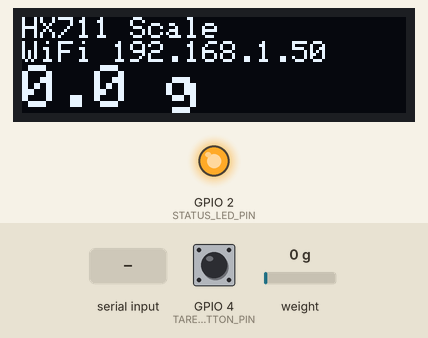
A program run on a simulated ESP32. On the bench: 128×32 one-colour display, output pins drawn as LEDs (lit = HIGH). The test bench sets the inputs (shaded band); at power-on: GPIO 4 (TARE_BUTTON_PIN) HIGH, weight on the scale 0 g. WiFi joins after 1.5 s; servers stay silent unless stated; what the program prints to the serial monitor is not drawn.

Above: at 4.7 s.
4.8 s: GPIO 4 (TARE_BUTTON_PIN) pulled LOW for 1 s
At 7.5 s:
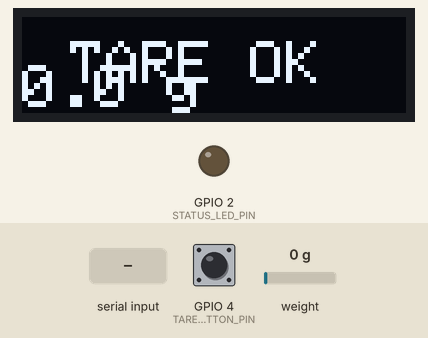
8.9 s: weight on the scale set to 100 g
At 9.4 s:
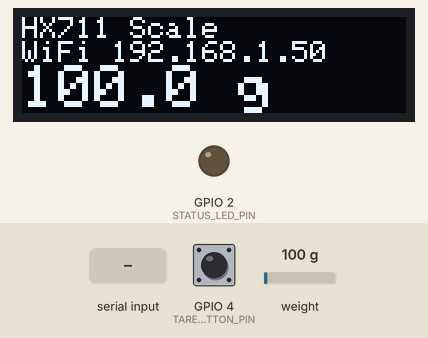
10.6 s: weight on the scale set to 1250 g
At 12.1 s:
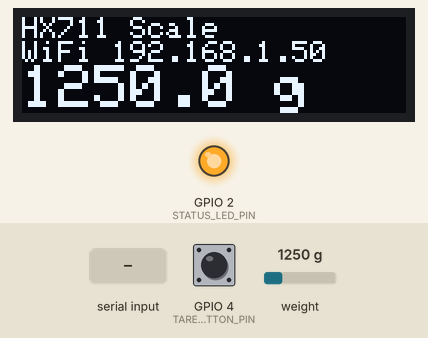
12.2 s: "t" received over Serial
At 14.6 s:
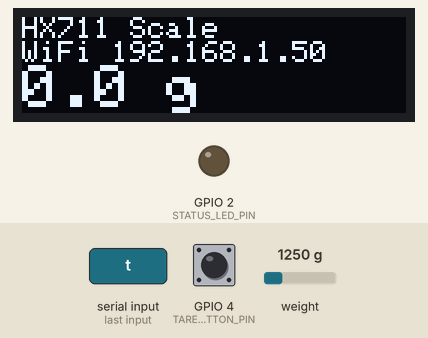
14.7 s: weight on the scale set to 3750 g
At 15.2 s:
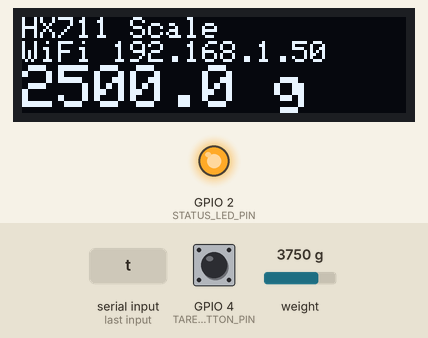
16.3 s: GPIO 4 (TARE_BUTTON_PIN) pulled LOW for 0.6 s
At 18.7 s:
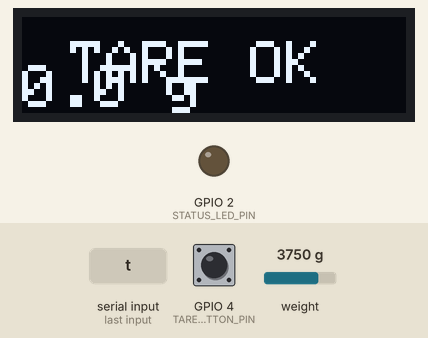
Timing chart, 0 to 21.0 s (numbered marks = the images above; inputs shaded):
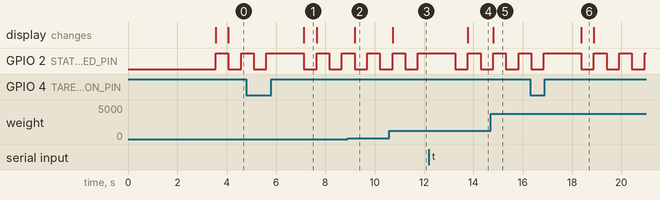

Measured:
- after the input at 4.8 s, the display: changes after 2.3 s (image 1)
- after the input at 8.9 s, the display: changes after 0.28 s (image 2)
- after the input at 10.6 s, the display: changes after 0.12 s (image 3)
- after the input at 12.2 s, the display: changes after 1.6 s (image 4)
- after the input at 14.7 s, the display: changes after 0.11 s (image 5)
- after the input at 16.3 s, the display: changes after 2.1 s (image 6)
- what the display in image 1 shows lasts 0.5 s, from 7.1 s to 7.6 s

The program:

main.cpp
```cpp
// Web-server version: serves a browser page that logs data
// client-side and allows CSV download. The microcontroller only
// provides the latest measurement via HTTP; no history is stored
// on the ESP32.

#include <Arduino.h>
#include "HX711.h"
#include <Adafruit_GFX.h>
#include <Adafruit_SSD1306.h>
#include <WiFi.h>
#include <WebServer.h>

// HX711 circuit wiring
const int LOADCELL_DOUT_PIN = 25;
const int LOADCELL_SCK_PIN = 26;

// Firebeetle ESP32 built-in LED is on GPIO 2
const int STATUS_LED_PIN = 2;

// Tare pushbutton on FireBeetle ESP32 (active LOW with INPUT_PULLUP)
const int TARE_BUTTON_PIN = 4;

// OLED 0.91" (128x32) I2C display
const int SCREEN_WIDTH = 128;
const int SCREEN_HEIGHT = 32;
const int OLED_RESET_PIN = -1;   // Reset pin (or -1 if sharing ESP32 reset)
const uint8_t OLED_I2C_ADDRESS = 0x3C;

Adafruit_SSD1306 display(SCREEN_WIDTH, SCREEN_HEIGHT, &Wire, OLED_RESET_PIN);

HX711 scale;

float calibration_factor = -1820; // This value is obtained by calibration

// WiFi and UDP settings
const char* WIFI_SSID     = "UPB_RoboSub";      // TODO: set your WiFi SSID
const char* WIFI_PASSWORD = "amasd2025";  // TODO: set your WiFi password

// const char* WIFI_SSID     = "TP_Cabanota";      // TODO: set your WiFi SSID
// const char* WIFI_PASSWORD = "Wsx12345678";  // TODO: set your WiFi password


// HTTP server on port 80
WebServer server(80);

// Latest measurement (for /data endpoint only)
float lastWeight = 0.0f;
unsigned long lastTimestampMs = 0;

// Non-blocking blink state
unsigned long previousBlinkMillis = 0;
const unsigned long blinkIntervalMs = 500;
bool statusLedState = false;

// Debounce state for tare button
const unsigned long tareDebounceMs = 40;
bool tareButtonStableState = HIGH;
bool tareButtonLastReading = HIGH;
unsigned long tareButtonLastChangeMs = 0;

// Keep tare confirmation message on OLED for 1 second
unsigned long tareMessageUntilMs = 0;


// Simple HTML+JS page that logs data in the browser and
// lets the user download a CSV without storing history on the ESP32.
const char INDEX_HTML[] PROGMEM = R"rawliteral(
<!DOCTYPE html>
<html>
<head>
  <meta charset="utf-8" />
  <title>Medidor de fuerza de arrastre</title>
  <style>
    body { font-family: Arial, sans-serif; margin: 16px; background: #111; color: #eee; }
    h1 { margin-bottom: 0.2em; }
    .info { margin-bottom: 1em; }
    table { border-collapse: collapse; width: 100%; max-width: 800px; }
    th, td { border: 1px solid #444; padding: 4px 8px; font-size: 0.9em; }
    th { background: #222; }
    tr:nth-child(even) { background: #181818; }
    tr:nth-child(odd) { background: #101010; }
    button { margin-right: 8px; padding: 6px 12px; }
  </style>
</head>
<body>
  <h1>Medidor de fuerza de arrastre</h1>
  <div class="info">
    <div>Marca de tiempo (ms) y fuerza (g-f).</div>
    <div>Estado: <span id="status">Connecting...</span></div>
  </div>
  <div>
    <button id="startBtn">Iniciar registro</button>
    <button id="stopBtn" disabled>Detener registro</button>
    <button id="downloadBtn" disabled>Descargar CSV</button>
  </div>
  <p>Total samples: <span id="count">0</span></p>
  <table>
    <thead>
      <tr><th>#</th><th>Millis</th><th>Fueza (g-f)</th></tr>
    </thead>
    <tbody id="tbody"></tbody>
  </table>

  <script>
    let timer = null;
    let samples = [];

    const statusEl = document.getElementById('status');
    const countEl = document.getElementById('count');
    const tbody = document.getElementById('tbody');
    const startBtn = document.getElementById('startBtn');
    const stopBtn = document.getElementById('stopBtn');
    const downloadBtn = document.getElementById('downloadBtn');

    async function fetchSample() {
      try {
        const res = await fetch('/data');
        if (!res.ok) throw new Error('HTTP ' + res.status);
        const data = await res.json();
        if (typeof data.millis === 'number' && typeof data.weight_g === 'number') {
          samples.push(data);
          const idx = samples.length;
          const row = document.createElement('tr');
          const c1 = document.createElement('td');
          const c2 = document.createElement('td');
          const c3 = document.createElement('td');
          c1.textContent = idx;
          c2.textContent = data.millis;
          c3.textContent = data.weight_g.toFixed(2);
          row.appendChild(c1);
          row.appendChild(c2);
          row.appendChild(c3);
          tbody.appendChild(row);
          countEl.textContent = samples.length;
          statusEl.textContent = 'Logging';
          downloadBtn.disabled = samples.length === 0;
        }
      } catch (e) {
        statusEl.textContent = 'Error: ' + e.message;
      }
    }

    function startLogging() {
      if (timer) return;
      statusEl.textContent = 'Starting...';
      timer = setInterval(fetchSample, 200); // poll every 200 ms
      startBtn.disabled = true;
      stopBtn.disabled = false;
    }

    function stopLogging() {
      if (timer) {
        clearInterval(timer);
        timer = null;
      }
      statusEl.textContent = 'Stopped';
      startBtn.disabled = false;
      stopBtn.disabled = true;
    }

    function downloadCsv() {
      if (!samples.length) return;
      let csv = 'millis,weight_g\n';
      for (const s of samples) {
        csv += `${s.millis},${s.weight_g}\n`;
      }
      const blob = new Blob([csv], { type: 'text/csv' });
      const url = URL.createObjectURL(blob);
      const a = document.createElement('a');
      a.href = url;
      a.download = 'hx711_log.csv';
      document.body.appendChild(a);
      a.click();
      a.remove();
      URL.revokeObjectURL(url);
    }

    startBtn.addEventListener('click', startLogging);
    stopBtn.addEventListener('click', stopLogging);
    downloadBtn.addEventListener('click', downloadCsv);

    // Enable download when there are samples
    const observer = new MutationObserver(() => {
      downloadBtn.disabled = samples.length === 0;
    });
    observer.observe(countEl, { childList: true });

    statusEl.textContent = 'Ready';
  </script>
</body>
</html>
)rawliteral";

void handleRoot() {
  server.send_P(200, "text/html", INDEX_HTML);
}

void handleData() {
  // Respond with current latest sample as JSON.
  // History is kept only in the browser, not on the ESP32.
  char buf[96];
  snprintf(buf, sizeof(buf), "{\"millis\":%lu,\"weight_g\":%.2f}",
           lastTimestampMs, lastWeight);
  server.send(200, "application/json", buf);
}

void setup() {
  Serial.begin(115200);
  Serial.println("HX711 web logger");

  pinMode(STATUS_LED_PIN, OUTPUT);
  digitalWrite(STATUS_LED_PIN, LOW);
  pinMode(TARE_BUTTON_PIN, INPUT_PULLUP);

  // Initialize OLED display over I2C
  if (!display.begin(SSD1306_SWITCHCAPVCC, OLED_I2C_ADDRESS)) {
    Serial.println("SSD1306 allocation failed");
  } else {
    display.clearDisplay();
    display.setTextSize(1);
    display.setTextColor(SSD1306_WHITE);
    display.setCursor(0, 0);
    display.println("HX711 Scale");
    display.println("Init web...");
    display.display();
  }

  scale.begin(LOADCELL_DOUT_PIN, LOADCELL_SCK_PIN);
  scale.set_scale();
  scale.tare(); // Reset the scale to 0

  long zero_factor = scale.read_average();
  Serial.print("Zero factor: ");
  Serial.println(zero_factor);

  // Connect to WiFi
  Serial.println();
  Serial.print("Connecting to WiFi SSID: ");
  Serial.println(WIFI_SSID);

  WiFi.mode(WIFI_STA);
  WiFi.begin(WIFI_SSID, WIFI_PASSWORD);

  unsigned long wifiStart = millis();
  const unsigned long wifiTimeoutMs = 20000; // 20s timeout

  while (WiFi.status() != WL_CONNECTED && (millis() - wifiStart) < wifiTimeoutMs) {
    delay(250);
    Serial.print(".");
  }

  display.clearDisplay();
  display.setTextSize(1);
  display.setTextColor(SSD1306_WHITE);
  display.setCursor(0, 0);
  display.println("HX711 Scale");

  if (WiFi.status() == WL_CONNECTED) {
    Serial.println();
    Serial.print("WiFi connected, IP address: ");
    Serial.println(WiFi.localIP());

    display.setCursor(0, 8);
    display.print("WiFi ");
    display.print(WiFi.localIP());
    display.setCursor(0, 20);
    display.print("Web on port 80");
    display.display();

    // Configure HTTP server
    server.on("/", handleRoot);
    server.on("/data", handleData);
    server.begin();
    Serial.println("HTTP server started");
  } else {
    Serial.println();
    Serial.println("WiFi connection failed or timed out");

    display.setCursor(0, 8);
    display.print("WiFi FAILED");
    display.display();
  }
}

void loop() {
  // Non-blocking status LED blink
  unsigned long currentMillis = millis();
  if (currentMillis - previousBlinkMillis >= blinkIntervalMs) {
    previousBlinkMillis = currentMillis;
    statusLedState = !statusLedState;
    digitalWrite(STATUS_LED_PIN, statusLedState ? HIGH : LOW);
  }

  // Non-blocking button debounce and tare on press
  bool tareReading = digitalRead(TARE_BUTTON_PIN);
  if (tareReading != tareButtonLastReading) {
    tareButtonLastChangeMs = currentMillis;
    tareButtonLastReading = tareReading;
  }

  if ((currentMillis - tareButtonLastChangeMs) > tareDebounceMs && tareReading != tareButtonStableState) {
    tareButtonStableState = tareReading;
    if (tareButtonStableState == LOW) {
      scale.tare();
      tareMessageUntilMs = currentMillis + 1000;
      Serial.println("Tare by button");
    }
  }

  scale.set_scale(calibration_factor); //Adjust to this calibration factor

  float weight = scale.get_units(5); // average of 5 readings
  lastTimestampMs = millis();
  lastWeight = weight;

  Serial.print("Reading: ");
  Serial.print(weight, 1);
  Serial.print(" g");
  Serial.print(" calibration_factor: ");
  Serial.print(calibration_factor);
  Serial.println();

  // Update OLED with current measurement and WiFi status
  display.clearDisplay();
  display.setTextColor(SSD1306_WHITE);

  if (currentMillis < tareMessageUntilMs) {
    display.setTextSize(2);
    display.setCursor(16, 8);
    display.print("TARE OK");
  } else {
    display.setTextSize(1);
    display.setCursor(0, 0);
    display.println("HX711 Scale");

    // Second line: WiFi connection status and IP
    display.setCursor(0, 8);
    if (WiFi.status() == WL_CONNECTED) {
      display.print("WiFi ");
      display.print(WiFi.localIP());
    } else {
      display.print("WiFi DISCONNECTED");
    }

    // Weight on third line, larger font
    display.setTextSize(2);
    display.setCursor(0, 16);
    display.print(weight, 1);
    display.print(" g");
  }

  display.setTextSize(2);
  display.setCursor(0, 16);
  display.print(weight, 1);
  display.print(" g");
  display.display();

  // Handle HTTP requests
  server.handleClient();

  if (Serial.available()) {
    char temp = Serial.read();
    if (temp == '+' || temp == 'a')
      calibration_factor += 10;
    else if (temp == '-' || temp == 'z')
      calibration_factor -= 10;
    else if (temp == 't' || temp == 'T'){
      scale.tare();
      tareMessageUntilMs = currentMillis + 1000;
      Serial.println("Tare by serial");
    }
  }
}
```
